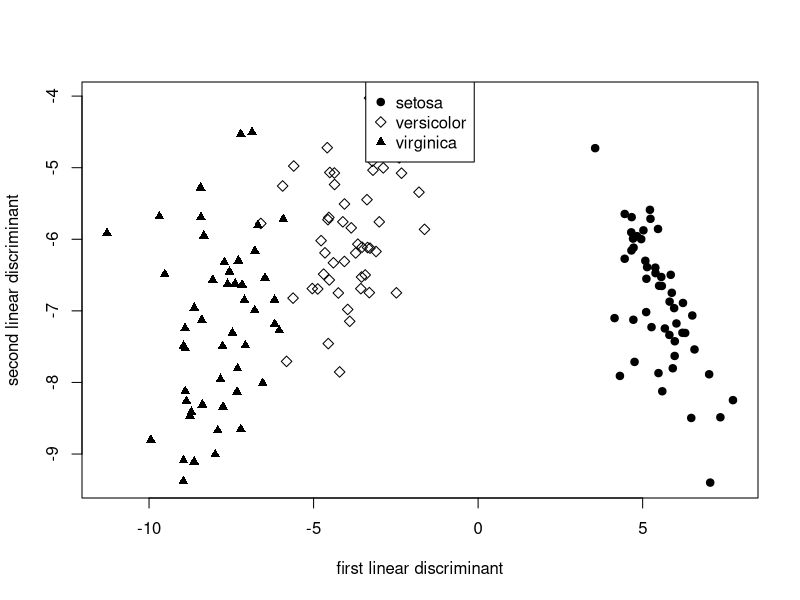

Here is the R script that generated this plot:
library(MASS)
a = lda(Species ~ ., iris)
z = as.matrix(iris[, 1:4]) %*% a$scal
plot(z[,1], z[,2], pch=c(rep(19, 50), rep(5, 50), rep(17, 50)),
     xlab="first linear discriminant",
     ylab="second linear discriminant")
legend("top", pch=c(19, 5, 17), c("setosa", "versicolor", "virginica"))

# verification
set.seed(1010)
samp = c(sample(1:50, 25), sample(51:100, 25), sample(101:150), 25)
a = lda(Species ~ ., data=iris, subset=samp)
pred = predict(a, iris[-samp,])$class
table(iris[-samp, 5], pred)
